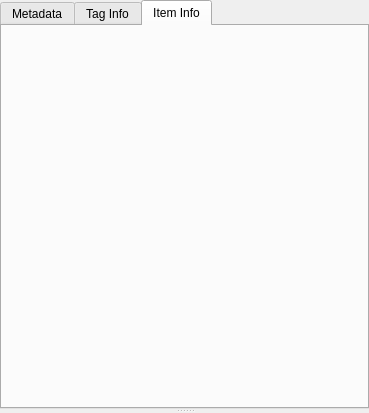
<?xml version="1.0" encoding="UTF-8"?>
<ui version="4.0">
 <class>InfoWidget</class>
 <widget class="QWidget" name="InfoWidget">
  <property name="geometry">
   <rect>
    <x>0</x>
    <y>0</y>
    <width>369</width>
    <height>413</height>
   </rect>
  </property>
  <property name="sizePolicy">
   <sizepolicy hsizetype="Expanding" vsizetype="Expanding">
    <horstretch>0</horstretch>
    <verstretch>0</verstretch>
   </sizepolicy>
  </property>
  <property name="windowTitle">
   <string>Form</string>
  </property>
  <property name="styleSheet">
   <string notr="true"/>
  </property>
  <layout class="QVBoxLayout" name="verticalLayout">
   <property name="leftMargin">
    <number>0</number>
   </property>
   <property name="topMargin">
    <number>0</number>
   </property>
   <property name="rightMargin">
    <number>0</number>
   </property>
   <property name="bottomMargin">
    <number>0</number>
   </property>
   <item>
    <widget class="QSplitter" name="splitter">
     <property name="orientation">
      <enum>Qt::Vertical</enum>
     </property>
     <widget class="QTabWidget" name="tabWidget">
      <property name="accessibleName">
       <string/>
      </property>
      <property name="styleSheet">
       <string notr="true"/>
      </property>
      <property name="currentIndex">
       <number>2</number>
      </property>
      <widget class="QWidget" name="tabWidgetPage1">
       <attribute name="title">
        <string>Metadata</string>
       </attribute>
       <layout class="QGridLayout" name="gridLayout_3">
        <property name="leftMargin">
         <number>2</number>
        </property>
        <property name="topMargin">
         <number>2</number>
        </property>
        <property name="rightMargin">
         <number>2</number>
        </property>
        <property name="bottomMargin">
         <number>2</number>
        </property>
        <item row="0" column="0">
         <layout class="QVBoxLayout" name="verticalLayout_page_meta"/>
        </item>
       </layout>
      </widget>
      <widget class="QWidget" name="tabWidgetPage2">
       <attribute name="title">
        <string>Tag Info</string>
       </attribute>
       <layout class="QGridLayout" name="gridLayout_2">
        <property name="leftMargin">
         <number>2</number>
        </property>
        <property name="topMargin">
         <number>2</number>
        </property>
        <property name="rightMargin">
         <number>2</number>
        </property>
        <property name="bottomMargin">
         <number>2</number>
        </property>
        <item row="0" column="0">
         <layout class="QVBoxLayout" name="verticalLayout_page_tag"/>
        </item>
       </layout>
      </widget>
      <widget class="QWidget" name="tabWidgetPage3">
       <attribute name="title">
        <string>Item Info</string>
       </attribute>
       <layout class="QGridLayout" name="gridLayout_4">
        <property name="leftMargin">
         <number>2</number>
        </property>
        <property name="topMargin">
         <number>2</number>
        </property>
        <property name="rightMargin">
         <number>2</number>
        </property>
        <property name="bottomMargin">
         <number>2</number>
        </property>
        <item row="0" column="0">
         <layout class="QVBoxLayout" name="verticalLayout_page_info"/>
        </item>
       </layout>
      </widget>
     </widget>
     <widget class="QStackedWidget" name="stackedWidget">
      <widget class="ChartWidget" name="charts_page"/>
      <widget class="DataTable" name="table_page"/>
     </widget>
    </widget>
   </item>
  </layout>
 </widget>
 <customwidgets>
  <customwidget>
   <class>DataTable</class>
   <extends>QWidget</extends>
   <header>views/datatable.h</header>
   <container>1</container>
  </customwidget>
  <customwidget>
   <class>ChartWidget</class>
   <extends>QWidget</extends>
   <header>chartwidget.h</header>
   <container>1</container>
  </customwidget>
 </customwidgets>
 <resources/>
 <connections/>
</ui>
